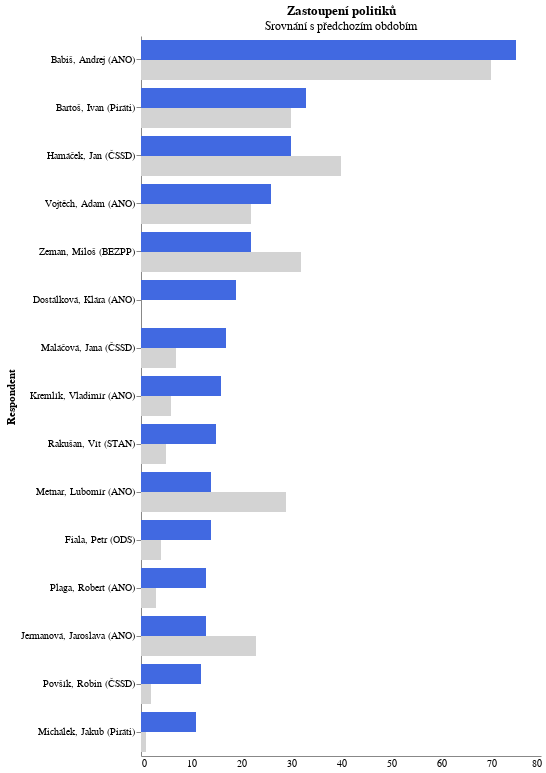

Here is the Vega-Lite specification saved for this chart:
### Vega-Lite specification from a JSON file in a GitHub repository (floating-point values rounded to 4 significant figures)
{"$schema": "https://vega.github.io/schema/vega-lite/v5.json", "description": "8d928312-85ee-4d3e-8c78-997ba5433151", "height": {"step": 48}, "width": 400, "transform": [], "title": {"text": "Zastoupení politiků", "subtitle": "Srovnání s předchozím obdobím"}, "data": {"name": "table", "format": {}, "values": [{"a": "Babiš, Andrej (ANO)", "b": 75, "c": 70}, {"a": "Bartoš, Ivan (Piráti)", "b": 33, "c": 30}, {"a": "Hamáček, Jan (ČSSD)", "b": 30, "c": 40}, {"a": "Vojtěch, Adam (ANO)", "b": 26, "c": 22}, {"a": "Zeman, Miloš (BEZPP)", "b": 22, "c": 32}, {"a": "Dostálková, Klára (ANO)", "b": 19, "c": 0}, {"a": "Maláčová, Jana (ČSSD)", "b": 17, "c": 7}, {"a": "Kremlík, Vladimír (ANO)", "b": 16, "c": 6}, {"a": "Rakušan, Vít (STAN)", "b": 15, "c": 5}, {"a": "Metnar, Lubomír (ANO)", "b": 14, "c": 29}, {"a": "Fiala, Petr (ODS)", "b": 14, "c": 4}, {"a": "Plaga, Robert (ANO)", "b": 13, "c": 3}, {"a": "Jermanová, Jaroslava (ANO)", "b": 13, "c": 23}, {"a": "Povšík, Robin (ČSSD)", "b": 12, "c": 2}, {"a": "Michálek, Jakub (Piráti)", "b": 11, "c": 1}]}, "encoding": {"y": {"field": "a", "type": "nominal", "title": "Respondent", "sort": ["-b"], "axis": {"labelAngle": 0}}}, "layer": [{"mark": {"type": "bar", "yOffset": -10, "size": 20, "color": "royalblue"}, "encoding": {"x": {"field": "b", "type": "quantitative", "axis": {"title": null, "ticks": false}}}}, {"mark": {"type": "bar", "yOffset": 10, "size": 20, "color": "lightgray"}, "encoding": {"x": {"field": "c", "type": "quantitative", "axis": {"title": null, "ticks": false}}}}], "config": {"axis": {"grid": false}, "view": {"stroke": "transparent"}}}
